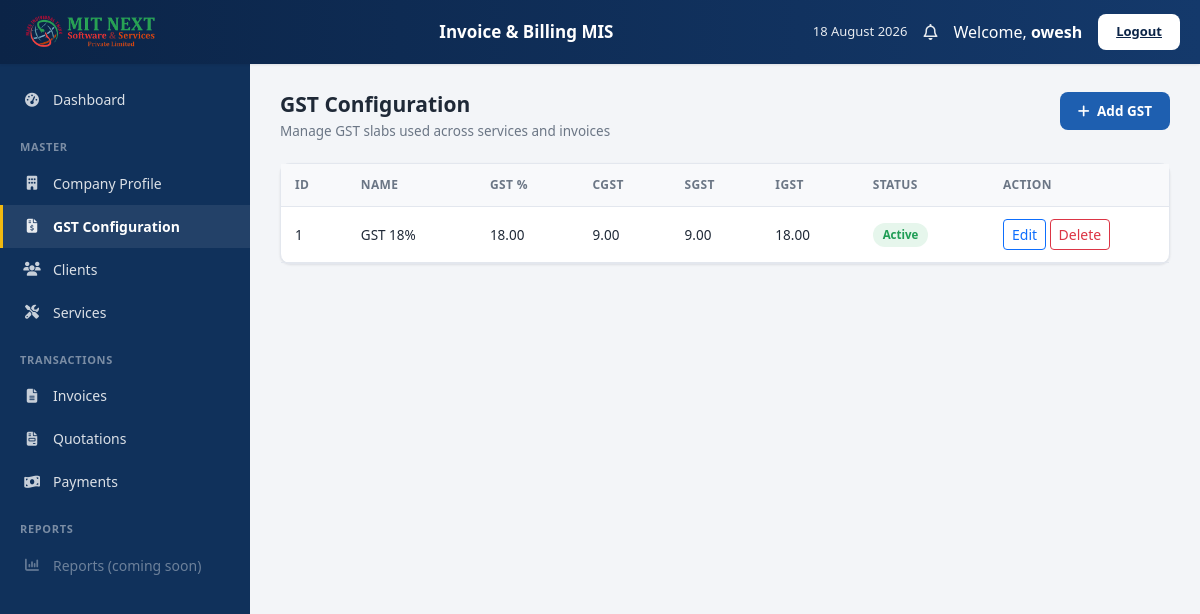
/master/gst/ (signed in), run on the app's committed database.
### master/models.py (models this page shows, shortened)
class GstConfiguration(models.Model):
    gst_name = models.CharField(max_length=50)
    gst_percentage = models.DecimalField(max_digits=5, decimal_places=2)
    cgst = models.DecimalField(max_digits=5, decimal_places=2)
    sgst = models.DecimalField(max_digits=5, decimal_places=2)
    igst = models.DecimalField(max_digits=5, decimal_places=2)
    is_active = models.BooleanField(default=True)
    created_at = models.DateTimeField(auto_now_add=True)

### master/views.py (the view)
@login_required
def gst_list(request):
    gst = GstConfiguration.objects.all()
    return render(request,
                  "master/gst_list.html",
                  {"gst": gst})

### master/templates/master/gst_list.html (shortened to what this page needs)
{% extends "layout/app_shell.html" %}
{% block content %}
<div class="page-heading d-flex justify-content-between align-items-start flex-wrap gap-2">
    <div>
        <h2>GST Configuration</h2>
        <p>Manage GST slabs used across services and invoices</p>
    </div>
    <a href="{% url 'add_gst' %}" class="btn-shell-primary text-decoration-none"
       hx-get="{% url 'add_gst' %}" hx-select="#main-content" hx-target="#main-content"
       hx-swap="outerHTML" hx-push-url="true">
        <i class="fa-solid fa-plus me-1"></i> Add GST
    </a>
</div>
<div class="shell-card">
    <div class="shell-card-body p-0">
        <table class="shell-table">
            <thead>
                <tr>
                    <th>ID</th>
                    <th>Name</th>
                    <th>GST %</th>
                    <th>CGST</th>
                    <th>SGST</th>
                    <th>IGST</th>
                    <th>Status</th>
                    <th width="180">Action</th>
                </tr>
            </thead>
            <tbody>
            {% for g in gst %}
                <tr>
                    <td>{{ g.id }}</td>
                    <td>{{ g.gst_name }}</td>
                    <td>{{ g.gst_percentage }}</td>
                    <td>{{ g.cgst }}</td>
                    <td>{{ g.sgst }}</td>
                    <td>{{ g.igst }}</td>
                    <td>
                        {% if g.is_active %}
                            <span class="badge-active">Active</span>
                        {% else %}
                            <span class="badge-inactive">Inactive</span>
                        {% endif %}
                    </td>
                    <td>
                        <a href="{% url 'edit_gst' g.id %}" class="btn btn-sm btn-outline-primary"
                           hx-get="{% url 'edit_gst' g.id %}" hx-select="#main-content"
                           hx-target="#main-content" hx-swap="outerHTML" hx-push-url="true">
                            Edit
                        </a>
                        <a href="{% url 'delete_gst' g.id %}"
                           class="btn btn-sm btn-outline-danger"
                           onclick="return confirm('Delete this GST Configuration?');">
                            Delete
                        </a>
                    </td>
                </tr>
            {% empty %}
                <tr><td colspan="8" class="text-center text-muted py-4">No GST Configuration Found.</td></tr>
            {% endfor %}
            </tbody>
        </table>
    </div>
</div>
{% endblock %}

### accounts/templates/layout/app_shell.html (shortened to what this page needs)
{% load static %}
<!DOCTYPE html>
<html lang="en">
<head>
    <link href="https://cdn.jsdelivr.net/npm/bootstrap@5.3.7/dist/css/bootstrap.min.css" rel="stylesheet">
    <link rel="stylesheet" href="https://cdnjs.cloudflare.com/ajax/libs/font-awesome/6.7.2/css/all.min.css">
    <link rel="stylesheet" href="{% static 'css/app-shell.css' %}">
</head>
<body class="shell-body">
<header class="shell-header">
    <div class="brand">
        <div class="logo1"><img src="../static/images/logo1.png" alt=""></div>
    </div>
    <div class="app-name">
        <div class="main">Invoice &amp; Billing MIS</div>
    </div>
    <div class="header-right">
        <span class="header-date" id="shell-header-date"></span>
        <span class="bell-icon"><i class="fa-regular fa-bell"></i></span>
        <span>Welcome, <b>{{ request.user.username }}</b></span>
        <a href="{% url 'logout' %}" class="btn-logout">Logout</a>
    </div>
</header>
<aside class="shell-sidebar" id="shell-sidebar">
    <a href="{% url 'dashboard' %}"
       class="side-link {% if request.resolver_match.url_name == 'dashboard' %}active{% endif %}"
       hx-get="{% url 'dashboard' %}" hx-select="#main-content" hx-target="#main-content"
       hx-swap="outerHTML" hx-push-url="true">
    </a>
    <div class="side-section-title">Master</div>
    <a href="{% url 'company_profile' %}"
       class="side-link {% if request.resolver_match.url_name in 'company_profile,edit_company' %}active{% endif %}"
       hx-get="{% url 'company_profile' %}" hx-select="#main-content" hx-target="#main-content"
       hx-swap="outerHTML" hx-push-url="true">
        <i class="fa-solid fa-building"></i> Company Profile
    </a>
    <a href="{% url 'gst_list' %}"
       class="side-link {% if 'gst' in request.resolver_match.url_name %}active{% endif %}"
       hx-get="{% url 'gst_list' %}" hx-select="#main-content" hx-target="#main-content"
       hx-swap="outerHTML" hx-push-url="true">
        <i class="fa-solid fa-file-invoice-dollar"></i> GST Configuration
    </a>
    <a href="{% url 'client_list' %}"
       class="side-link {% if 'client' in request.resolver_match.url_name %}active{% endif %}"
       hx-get="{% url 'client_list' %}" hx-select="#main-content" hx-target="#main-content"
       hx-swap="outerHTML" hx-push-url="true">
        <i class="fa-solid fa-users"></i> Clients
    </a>
    <a href="{% url 'service_list' %}"
       class="side-link {% if 'service' in request.resolver_match.url_name %}active{% endif %}"
       hx-get="{% url 'service_list' %}" hx-select="#main-content" hx-target="#main-content"
       hx-swap="outerHTML" hx-push-url="true">
        <i class="fa-solid fa-screwdriver-wrench"></i> Services
    </a>
    <div class="side-section-title">Transactions</div>
    <a href="{% url 'invoice_list' %}"
       class="side-link {% if 'invoice' in request.resolver_match.url_name %}active{% endif %}"
       hx-get="{% url 'invoice_list' %}" hx-select="#main-content" hx-target="#main-content"
       hx-swap="outerHTML" hx-push-url="true">
        <i class="fa-solid fa-file-lines"></i> Invoices
    </a>
    <a href="{% url 'quotation_list' %}"
       class="side-link {% if 'quotation' in request.resolver_match.url_name %}active{% endif %}"
       hx-get="{% url 'quotation_list' %}" hx-select="#main-content" hx-target="#main-content"
       hx-swap="outerHTML" hx-push-url="true">
        <i class="fa-solid fa-file-invoice"></i> Quotations
    </a>
    <a href="{% url 'payment_list' %}"
       class="side-link {% if 'payment' in request.resolver_match.url_name %}active{% endif %}"
       hx-get="{% url 'payment_list' %}" hx-select="#main-content" hx-target="#main-content"
       hx-swap="outerHTML" hx-push-url="true">
        <i class="fa-solid fa-money-bill-wave"></i> Payments
    </a>
    <div class="side-section-title">Reports</div>
    <div class="side-link" style="opacity:0.45; cursor:not-allowed;" title="Reports module not yet built on the backend">
        <i class="fa-solid fa-chart-column"></i> Reports (coming soon)
    </div>
</aside>
<div class="shell-main-wrap">
    <div id="main-content">
        {% block content %}{% endblock %}
    </div>
</div>
</body>
</html>

### static/css/app-shell.css (style rules this page uses)
:root { --navy-900: #0b2447; --navy-800: #10315b; --navy-700: #14396b; --navy-600: #1a4680; --accent-blue: #1e5fb0; --accent-blue-hover: #174a8a; --accent-yellow: #f2b90f; --bg-light: #f3f5f8; --card-bg: #ffffff; --border-light: #e3e7ee; --text-muted: #6b7685; --text-dark: #1f2937; --success: #1f9d55; --danger: #d9414d; --radius: 10px; --shadow-sm: 0 1px 3px rgba(16, 24, 40, 0.06), 0 1px 2px rgba(16, 24, 40, 0.04); --shadow-md: 0 4px 14px rgba(16, 24, 40, 0.08); }
* { box-sizing: border-box; }
body.shell-body { margin: 0; background: var(--bg-light); color: var(--text-dark); font-family: "Segoe UI", -apple-system, BlinkMacSystemFont, Roboto, Arial, sans-serif; }
.shell-header { position: fixed; top: 0; left: 0; right: 0; height: 64px; background: linear-gradient(90deg, var(--navy-900), var(--navy-700)); display: flex; align-items: center; justify-content: space-between; padding: 0 20px; z-index: 1000; box-shadow: var(--shadow-sm); }
.shell-header .brand { display: flex; align-items: center; gap: 12px; color: #fff; min-width: 220px; }
.shell-header .app-name { color: #fff; text-align: center; flex: 1; }
.shell-header .app-name .main { font-weight: 700; font-size: 17px; }
.shell-header .header-right { display: flex; align-items: center; gap: 16px; color: #fff; }
.shell-header .header-right .header-date { font-size: 13px; opacity: 0.9; }
.shell-header .header-right .bell-icon { position: relative; font-size: 16px; cursor: pointer; opacity: 0.9; }
.shell-header .btn-logout { background: #fff; color: var(--navy-900); border: none; padding: 8px 18px; border-radius: 8px; font-weight: 600; font-size: 13px; cursor: pointer; transition: transform 0.15s ease, box-shadow 0.15s ease; }
.shell-sidebar { position: fixed; top: 64px; left: 0; bottom: 0; width: 250px; background: var(--navy-800); overflow-y: auto; padding: 14px 0 30px; z-index: 900; transition: transform 0.25s ease; }
.side-link { display: flex; align-items: center; gap: 12px; padding: 11px 20px; color: rgba(255,255,255,0.85); text-decoration: none; font-size: 14px; border-left: 3px solid transparent; transition: background 0.15s ease, border-color 0.15s ease; cursor: pointer; }
.side-link i { width: 18px; text-align: center; opacity: 0.9; }
.side-link.active { background: rgba(255,255,255,0.08); border-left-color: var(--accent-yellow); color: #fff; font-weight: 600; }
.side-section-title { padding: 18px 20px 6px; font-size: 11px; letter-spacing: 0.06em; color: rgba(255,255,255,0.45); font-weight: 700; text-transform: uppercase; }
.shell-main-wrap { margin-left: 250px; padding-top: 64px; min-height: 100vh; }
#main-content { padding: 28px 30px 60px; animation: contentIn 0.25s ease; }
.page-heading { margin-bottom: 22px; }
.page-heading h2 { font-size: 21px; font-weight: 700; margin: 0 0 4px; color: var(--text-dark); }
.page-heading p { color: var(--text-muted); font-size: 13.5px; margin: 0; }
.stat-card, .shell-card { background: var(--card-bg); border-radius: var(--radius); border: 1px solid var(--border-light); box-shadow: var(--shadow-sm); transition: box-shadow 0.2s ease, transform 0.2s ease; }
.shell-card-body { padding: 18px 20px; }
.btn-shell-primary { background: var(--accent-blue); color: #fff; border: none; padding: 9px 18px; border-radius: 8px; font-weight: 600; font-size: 13.5px; transition: background 0.15s ease, transform 0.1s ease; cursor: pointer; }
.shell-table { width: 100%; border-collapse: collapse; font-size: 13.5px; }
.shell-table thead th { background: #f8f9fb; color: var(--text-muted); font-weight: 600; font-size: 12px; text-transform: uppercase; letter-spacing: 0.03em; padding: 12px 14px; border-bottom: 1px solid var(--border-light); text-align: left; }
.shell-table tbody td { padding: 12px 14px; border-bottom: 1px solid var(--border-light); }
.shell-table tbody tr { transition: background 0.15s ease; }
.badge-active, .badge-status { display: inline-block; padding: 3px 10px; border-radius: 20px; font-size: 11.5px; font-weight: 600; }
.badge-active { background: #e6f6ec; color: var(--success); }
.logo1 { width: 140px; height: 140px; display: flex; align-items: center; justify-content: center; flex-shrink: 0; overflow: hidden; }
.logo1 img { width: 150px; height: 140px; max-width: 150px; max-height: 140px; object-fit: contain; display: block; }

### data on the page
GstConfiguration: id "1", gst_name "GST 18%", gst_percentage "18.00", cgst "9.00", sgst "9.00", igst "18.00", is_active "Active"

### other printed values
{{ request.user.username }} "owesh"
